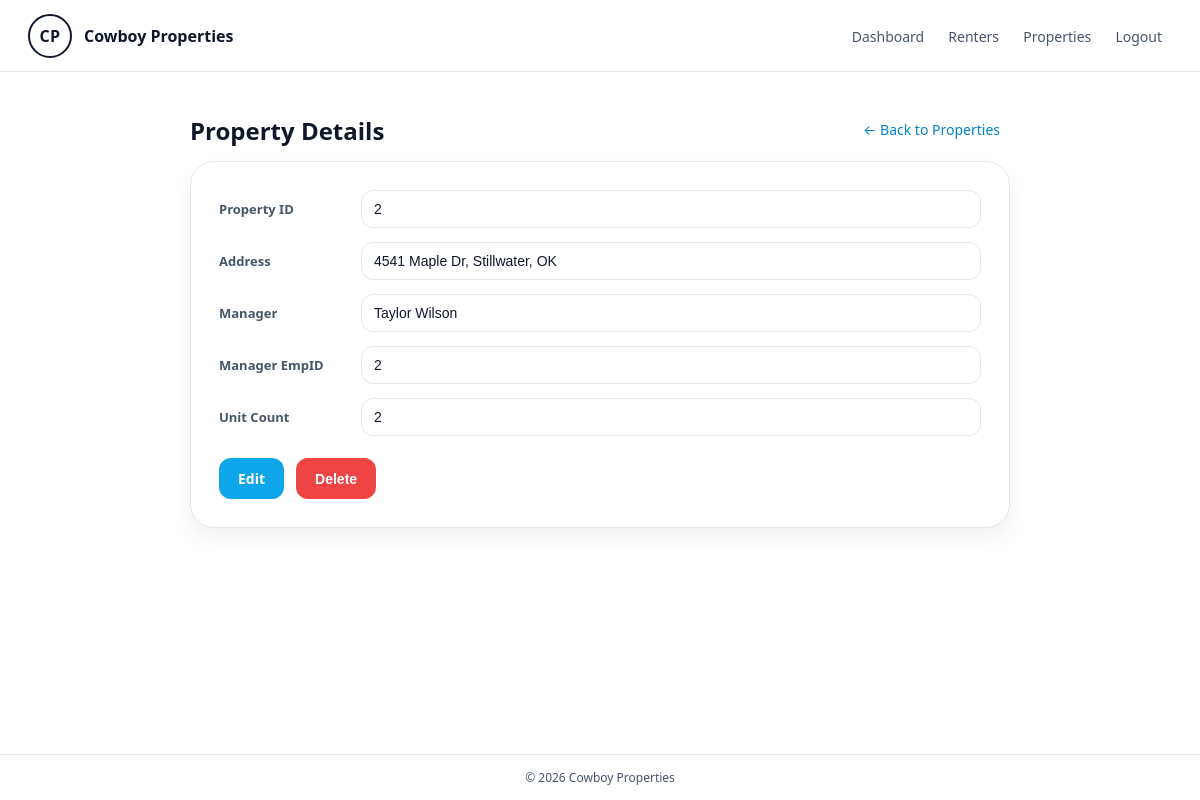
/Pages/admin-property-details.php?id=2 (signed in), run on the app's committed database.
### tables this page shows
CREATE TABLE IF NOT EXISTS `property` (
  `PropertyID` int NOT NULL AUTO_INCREMENT,
  `Address` varchar(255) NOT NULL,
  `ManagerEmpID` int NOT NULL,
  `Unit_Count` int NOT NULL,
  PRIMARY KEY (`PropertyID`),
  KEY `fk_property_manager` (`ManagerEmpID`)
);

CREATE TABLE IF NOT EXISTS `employee` (
  `EmpID` int NOT NULL AUTO_INCREMENT,
  `Lastname` varchar(60) NOT NULL,
  `Firstname` varchar(60) NOT NULL,
  `Position` varchar(80) NOT NULL,
  `Password` varchar(255) NOT NULL,
  `Email` varchar(255) NOT NULL,
  `phone` char(15) DEFAULT NULL,
  `role` varchar(20) NOT NULL DEFAULT 'employee',
  PRIMARY KEY (`EmpID`),
  UNIQUE KEY `Email` (`Email`)
);

### Pages/admin-property-details.php (the view, shortened to what this page needs)
<?php
$id = isset($_GET['id']) ? (int)$_GET['id'] : 0;
try {
    $pdo = get_db();
    $stmt = $pdo->prepare('
        SELECT
            p.PropertyID,
            p.Address,
            p.ManagerEmpID,
            p.Unit_Count,
            e.Firstname,
            e.Lastname
        FROM property p
        LEFT JOIN employee e ON e.EmpID = p.ManagerEmpID
        WHERE p.PropertyID = ?
        LIMIT 1
    ');
    $stmt->execute([$id]);
    $property = $stmt->fetch();
} catch (PDOException $e) {
    $error = 'Unable to load this property right now.';
    $property = [
        'PropertyID' => $id,
        'Address' => '',
        'ManagerEmpID' => '',
        'Unit_Count' => '',
        'Firstname' => '',
        'Lastname' => '',
    ];
}
?>
<!DOCTYPE html>
<html lang="en">
<head>
</head>
<body>
    <div class="page">
        <header class="navbar">
            <a class="brand" href="../index.php">
                <div class="logo">CP</div>
                <strong>Cowboy Properties</strong>
            </a>
            <nav class="nav-links">
                <a href="../index.php">Dashboard</a>
                <a href="admin-renters-view.php">Renters</a>
                <a href="admin-properties-view.php">Properties</a>
                <a href="../logout.php">Logout</a>
            </nav>
        </header>
        <main>
            <div class="wrap">
                <div class="top-row">
                    <h2>Property Details</h2>
                    <a class="back-link" href="admin-properties-view.php">← Back to Properties</a>
                </div>
                <div class="panel">
                    <?php $managerName = trim((string)($property['Firstname'] ?? '') . ' ' . (string)($property['Lastname'] ?? '')); ?>
                    <form>
                        <div class="field">
                            <label>Property ID</label>
                            <input type="text" value="<?php echo (int)($property['PropertyID'] ?? 0); ?>" readonly>
                        </div>
                        <div class="field">
                            <label>Address</label>
                            <input type="text" value="<?php echo htmlspecialchars((string)($property['Address'] ?? '')); ?>" readonly>
                        </div>
                        <div class="field">
                            <label>Manager</label>
                            <input type="text" value="<?php echo htmlspecialchars($managerName !== '' ? $managerName : 'Unassigned'); ?>" readonly>
                        </div>
                        <div class="field">
                            <label>Manager EmpID</label>
                            <input type="text" value="<?php echo (int)($property['ManagerEmpID'] ?? 0); ?>" readonly>
                        </div>
                        <div class="field">
                            <label>Unit Count</label>
                            <input type="text" value="<?php echo (int)($property['Unit_Count'] ?? 0); ?>" readonly>
                        </div>
                        <div class="actions">
                            <a class="btn btn-primary" href="admin-property-edit.php?id=<?php echo (int)$property['PropertyID']; ?>">Edit</a>
                            <button class="btn btn-danger" id="deleteBtn" type="button">Delete</button>
                        </div>
                    </form>
                </div>
            </div>
        </main>
        <footer>
            &copy; <?php echo date("Y"); ?> Cowboy Properties
        </footer>
    </div>
</body>
</html>

### Pages/admin-property-details.php (style rules this page uses)
:root { --bg: #ffffff; --text: #0f172a; --muted: #475569; --border: #e2e8f0; --soft: #f8fafc; --brand: #0ea5e9; --brand-dark: #0284c7; --danger: #ef4444; --danger-dark: #dc2626; }
* { box-sizing: border-box; }
body { margin: 0; font-family: system-ui, -apple-system, Segoe UI, Roboto, Helvetica, Arial, sans-serif; background: var(--bg); color: var(--text); }
.page { min-height: 100vh; display: flex; flex-direction: column; }
.navbar { height: 72px; display: flex; align-items: center; justify-content: space-between; padding: 0 28px; border-bottom: 1px solid var(--border); background: #fff; }
.brand { display: flex; align-items: center; gap: 12px; text-decoration: none; color: inherit; }
.logo { width: 44px; height: 44px; border-radius: 999px; border: 2px solid #0f172a; display: grid; place-items: center; font-weight: 700; letter-spacing: .5px; }
.nav-links a { text-decoration: none; color: var(--muted); font-size: 14px; padding: 8px 10px; border-radius: 10px; }
main { flex: 1; padding: 40px 16px; display: flex; justify-content: center; }
.wrap { width: min(820px, 92vw); }
.top-row { display: flex; align-items: flex-end; justify-content: space-between; gap: 12px; margin-bottom: 14px; }
h2 { margin: 0; }
.back-link { font-size: 14px; color: var(--brand-dark); text-decoration: none; padding: 8px 10px; border-radius: 10px; }
.panel { border: 1px solid var(--border); border-radius: 24px; background: #fff; padding: 28px; box-shadow: 0 10px 22px rgba(15, 23, 42, 0.06); }
.field { display: grid; grid-template-columns: 130px 1fr; align-items: center; gap: 12px; margin-bottom: 14px; }
label { font-size: 13px; font-weight: 700; color: var(--muted); }
input { padding: 10px 12px; border-radius: 12px; border: 1px solid var(--border); font-size: 14px; background: #fff; }
input[readonly] { background: #fff; color: var(--text); }
.actions { margin-top: 22px; display: flex; gap: 12px; flex-wrap: wrap; }
.btn { padding: 10px 18px; border-radius: 12px; border: 1px solid transparent; font-weight: 700; cursor: pointer; font-size: 14px; transition: all .15s ease; text-decoration: none; display: inline-flex; align-items: center; justify-content: center; }
.btn-primary { background: var(--brand); color: #fff; }
.btn-danger { background: var(--danger); color: #fff; }
footer { border-top: 1px solid var(--border); padding: 14px 20px; text-align: center; font-size: 12px; color: var(--muted); }

### data on the page
property: PropertyID "2", Address "4541 Maple Dr, Stillwater, OK", ManagerEmpID.Lastname "Taylor Wilson", ManagerEmpID "2", Unit_Count "2"
